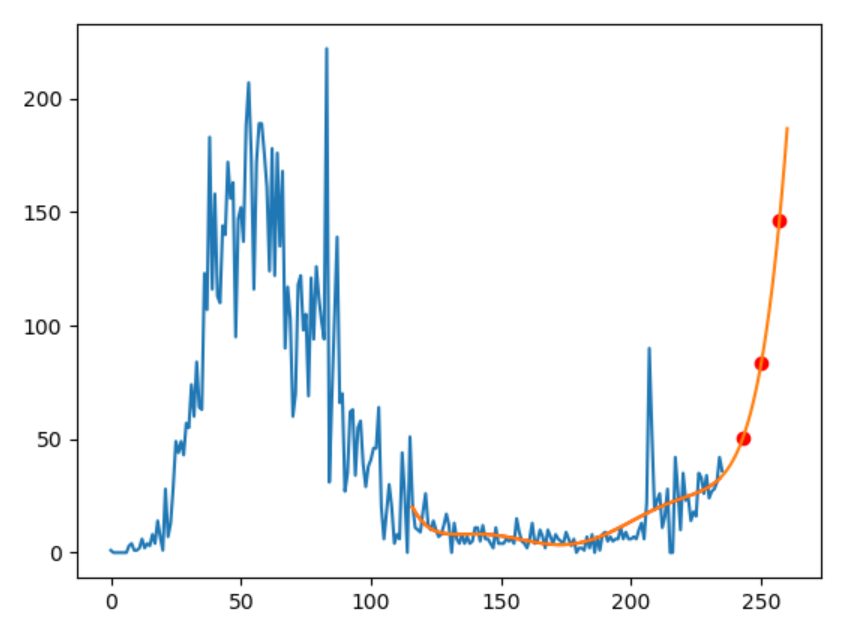

Recreate this plot in Python.
import pandas as pd
import numpy as np
data=pd.read_csv("canada.csv")
n=len(data["canada"])
y=data["canada"][n-120:n-1]
x=np.arange(n-120,n-1)
from scipy.optimize import curve_fit
def func(x,a,b,c,d,e,f,g):
 return a*x*x*x*x*x*x+b*x*x*x*x*x+c*x*x*x*x+d*x*x*x+e*x*x+f*x+g
param=curve_fit(func,x,y)
[a,b,c,d,e,f,g]=param[0]
print(a,b,c,d,e,f,g)
import matplotlib.pyplot as plt
print("Nov. 7 deaths",int(func(n-1+7,a,b,c,d,e,f,g)))
print("Nov. 14 deaths",int(func(n-1+14,a,b,c,d,e,f,g)))
print("Nov. 21 deaths",int(func(n-1+21,a,b,c,d,e,f,g)))
y=data["canada"]
x=np.arange(len(y))
plt.plot(x,y)
x=np.arange(n-120,n-1)
plt.plot(x,func(x,a,b,c,d,e,f,g),'r')
x1=np.arange(n-120,n+25)
plt.plot(n-1+7,func(n-1+7,a,b,c,d,e,f,g),'ro')
plt.plot(n-1+14,func(n-1+14,a,b,c,d,e,f,g),'ro')
plt.plot(n-1+21,func(n-1+21,a,b,c,d,e,f,g),'ro')
plt.plot(x1,func(x1,a,b,c,d,e,f,g))
plt.show()
